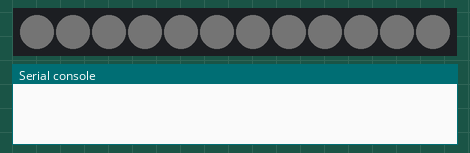
Bench run of a program on a simulated MicroPython board. On the bench: 12 RGB LEDs in strip order, left to right, the last lines printed to the serial console. Dim RGB values are drawn brighter than linear.

Above: at 0.3 s.
At 10.12 s:
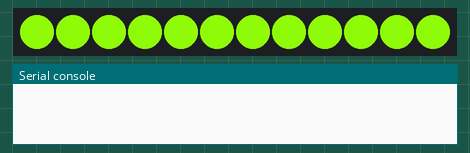
At 11.4 s:
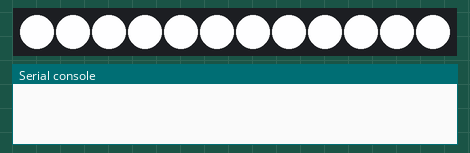
At 17.26 s:
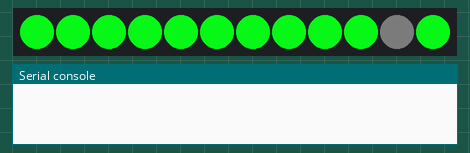
At 22.4 s:
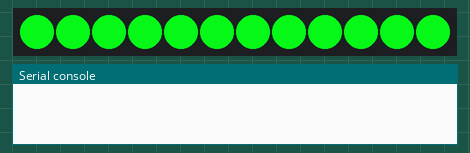
At 33.5 s:
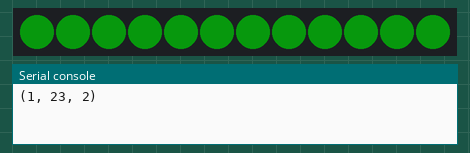

The program:

demo.py
```python
"""A way to demonstrate what the crystal SHOULD do"""

import urequests, json
from time import sleep, ticks_ms
import machine, neopixel
from math import sin, pi


""" G L O B A L """
""" V A R I A B L E S """

neopixel_pin = 14
number_of_neopixels = 12


""" N E O P I X E L S """
""" I N I T I A L I Z E """
np = neopixel.NeoPixel(machine.Pin(neopixel_pin), number_of_neopixels)
np.fill((1,1,1)) #Set's the led's to off
np.write()


""" L I G H T """
""" F U N C T I O N S """

# palette for led's
mag_color = {'10':(255,0,0), '9':(255, 0, 0), '8':(228, 19, 109), '7':(228, 29, 158), '6':(228, 39, 203), '5':(220, 2, 241), '4':(8, 236, 4), '3':(6,230,277), '2':(5, 234, 77), '1':(5,232,153), '0':(32,5,234)}


def lerp(x, x0, x1, y0, y1):
    return y0 + (x-x0)*((y1-y0)/(x1-x0))

def blink(blinks): #blink's an LED to indicate that progam is running.
    for blink in range(blinks):
        COLOR_A = np[10]
        np[10] = (3, 3, 3)
        np.write()
        sleep(.25)
        np[10]=COLOR_A
        np.write()
        sleep(.75)

def diminish(): #slowly diminishes color of led over time.
    blink(1)
    COLOR_A = np[0]
    COLOR_B = (1,1,1)
    current = ticks_ms()
    x = sin(2.0 * pi * .001 * current)
    red = lerp(x, -1.0, 1.0, COLOR_A[0], COLOR_B[0])
    green = lerp(x, -1.0, 1.0, COLOR_A[1], COLOR_B[1])
    blue = lerp(x, -1.0, 1.0, COLOR_A[2], COLOR_B[2])
    np.fill((int(red), int(green), int(blue)))
    np.write()
    print((int(red), int(green), int(blue)))
    sleep(0.01)

def pulse(magnitude): #Pulses magnitude color with COLOR_B before setting to mag_color
    COLOR_A = mag_color[(str(magnitude)[0])]
    COLOR_B = (255,255,255)

    for m in range(200):
        current = ticks_ms()
        x = sin(2.0 * pi * .001 * current)
        red = lerp(x, -1.0, 1.0, COLOR_A[0], COLOR_B[0])
        green = lerp(x, -1.0, 1.0, COLOR_A[1], COLOR_B[1])
        blue = lerp(x, -1.0, 1.0, COLOR_A[2], COLOR_B[2])
        np.fill((int(red), int(green), int(blue)))
        np.write()
        sleep(0.01)
    np.fill(COLOR_A)
    np.write()

def chase(magnitude): #quick spin
    COLOR_A = mag_color[(str(magnitude)[0])]
    for t in range (5):
        for pixel in range(number_of_neopixels):
            np.fill((1,1,1))
            np.write()
            np[pixel]= COLOR_A
            np.write()
            sleep(.01)
    np.fill(COLOR_A)
    np.write()

""" M A I N  Q U A K E """


#main program

def demo(interval, demo_mag, iterations):
    blink(interval)
    pulse(demo_mag)
    for i in range(iterations):
        blink(interval)
        diminish()

demo(10, 3, 15)
```

Measured:
- what the display in image 4 shows lasts 0.7 s, from 22.4 s to 23.1 s
